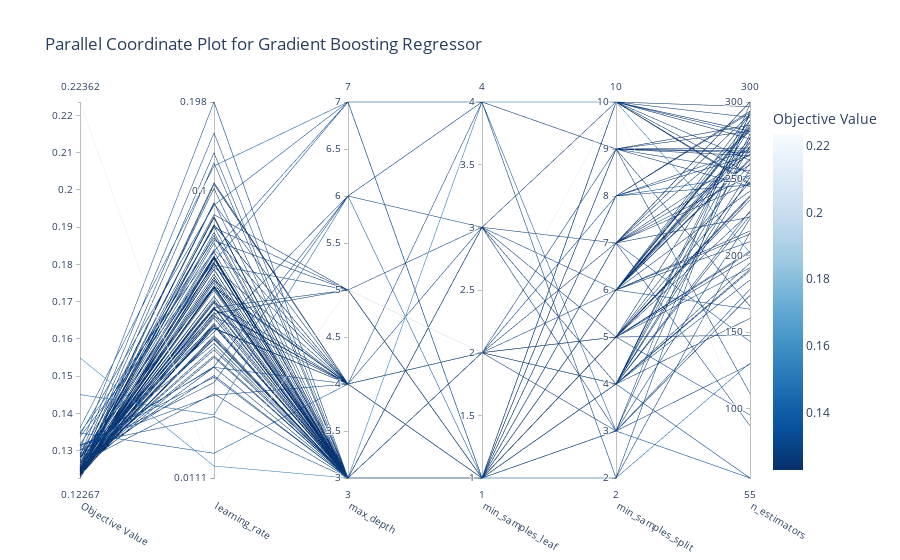

The notebook cell saved with this chart:
### Code cell
# Parallel Coordinate Plot
fig3 = vis.plot_parallel_coordinate(study)
fig3.update_layout(title='Parallel Coordinate Plot for Gradient Boosting Regressor')
fig3.show()
